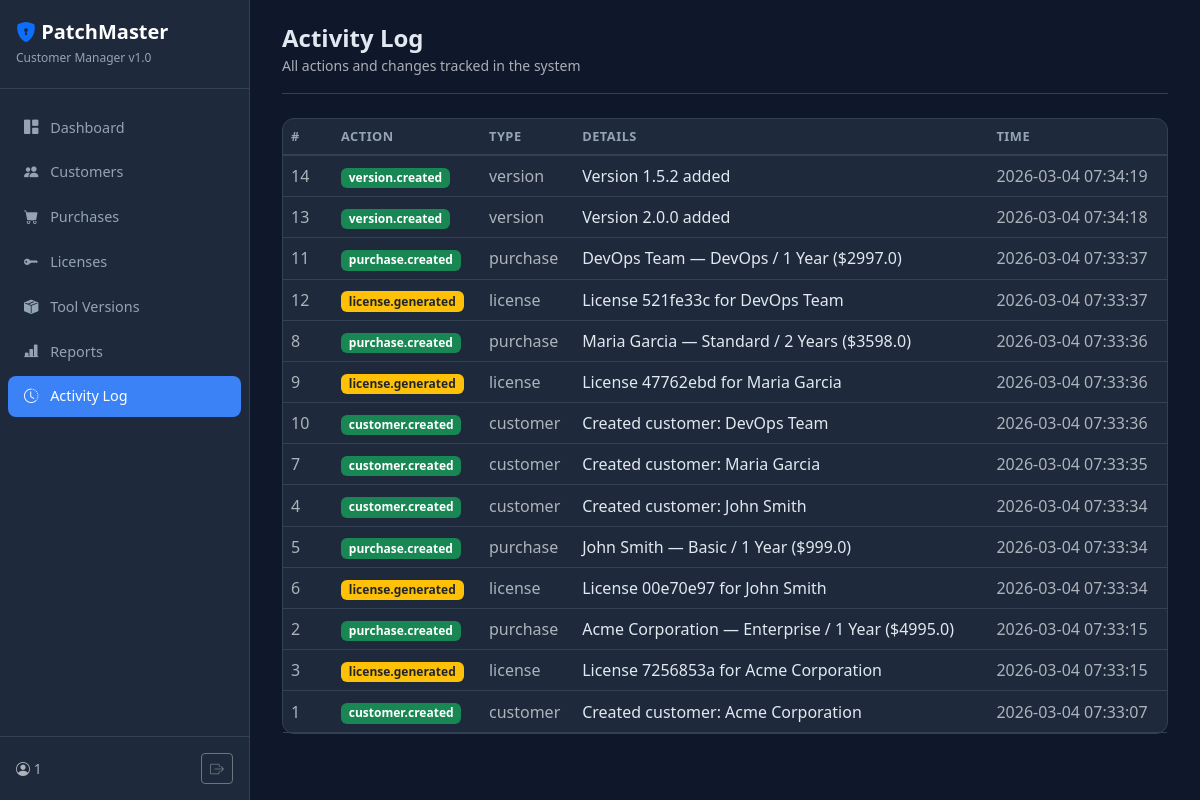
/activity (signed in), run on the app's committed database.
### tables this page shows
CREATE TABLE activity_log (
            id          INTEGER PRIMARY KEY AUTOINCREMENT,
            action      TEXT    NOT NULL,
            entity_type TEXT    NOT NULL DEFAULT '',
            entity_id   INTEGER,
            details     TEXT    NOT NULL DEFAULT '',
            created_at  TEXT    NOT NULL DEFAULT (datetime('now'))
        );

### app.py (the view)
@app.route("/activity")
@login_required
def activity_log():
    db = get_db()
    logs = db.execute("SELECT * FROM activity_log ORDER BY created_at DESC LIMIT 200").fetchall()
    return render_template("activity.html", logs=logs)

### app.py (called while the page is built)
def get_db():
    if "db" not in g:
        g.db = sqlite3.connect(DB_PATH)
        g.db.row_factory = sqlite3.Row
        g.db.execute("PRAGMA journal_mode=WAL")
        g.db.execute("PRAGMA foreign_keys=ON")
    return g.db

@app.context_processor
def inject_now():
    return {"now": datetime.utcnow().strftime("%Y-%m-%dT%H:%M:%SZ")}

def login_required(f):
    @wraps(f)
    def decorated(*args, **kwargs):
        if not session.get("logged_in"):
            return redirect(url_for("login"))
        return f(*args, **kwargs)
    return decorated

### templates/activity.html (shortened to what this page needs)
{% extends "base.html" %}
{% block content %}
<div class="topbar">
  <div>
    <h4 class="mb-0 fw-bold">Activity Log</h4>
    <small class="text-muted">All actions and changes tracked in the system</small>
  </div>
</div>
{% if logs %}
<div class="card-dark">
  <div class="table-responsive">
    <table class="table table-dark-custom table-hover mb-0">
      <thead>
        <tr><th style="width:50px">#</th><th>Action</th><th>Type</th><th>Details</th><th>Time</th></tr>
      </thead>
      <tbody>
        {% for log in logs %}
        <tr>
          <td class="text-muted">{{ log['id'] }}</td>
          <td>
            <span class="badge
              {% if 'created' in log['action'] %}bg-success
              {% elif 'revoked' in log['action'] %}bg-danger
              {% elif 'updated' in log['action'] %}bg-primary
              {% elif 'generated' in log['action'] %}bg-warning text-dark
              {% elif 'regenerated' in log['action'] %}bg-info text-dark
              {% else %}bg-secondary{% endif %}">
              {{ log['action'] }}
            </span>
          </td>
          <td class="text-muted">{{ log['entity_type'] }}</td>
          <td>{{ log['details'] }}</td>
          <td class="text-muted" style="white-space:nowrap">{{ log['created_at'] }}</td>
        </tr>
        {% endfor %}
      </tbody>
    </table>
  </div>
</div>
{% else %}
<div class="empty-state">
  <i class="bi bi-clock-history"></i>
  <h5>No activity yet</h5>
  <p class="text-muted">Actions will be logged as you use the system.</p>
</div>
{% endif %}
{% endblock %}

### templates/base.html (style rules this page uses)
:root { --pm-blue: #3b82f6; --pm-green: #22c55e; --pm-red: #ef4444; --pm-yellow: #f59e0b; --pm-purple: #a855f7; }
body { background: #0f172a; color: #e2e8f0; font-family: 'Segoe UI', system-ui, sans-serif; }
.topbar { display: flex; justify-content: space-between; align-items: center; margin-bottom: 1.5rem; padding-bottom: 1rem; border-bottom: 1px solid #334155; }
.card-dark { background: #1e293b; border: 1px solid #334155; border-radius: 12px; }
.table-dark-custom { --bs-table-bg: transparent; --bs-table-border-color: #334155; }
.table-dark-custom th { color: #94a3b8; font-weight: 600; font-size: 0.8rem; text-transform: uppercase; letter-spacing: 0.5px; border-bottom-width: 2px; }
.table-dark-custom td { color: #e2e8f0; vertical-align: middle; }

### data on the page
activity_log: id "14", action "version.created", entity_type "version", details "Version 1.5.2 added", created_at "2026-03-04 07:34:19"
activity_log: id "13", action "version.created", entity_type "version", details "Version 2.0.0 added", created_at "2026-03-04 07:34:18"
activity_log: id "11", action "purchase.created", entity_type "purchase", details "DevOps Team — DevOps / 1 Year ($2997.0)", created_at "2026-03-04 07:33:37"
activity_log: id "12", action "license.generated", entity_type "license", details "License 521fe33c for DevOps Team", created_at "2026-03-04 07:33:37"
activity_log: id "8", action "purchase.created", entity_type "purchase", details "Maria Garcia — Standard / 2 Years ($3598.0)", created_at "2026-03-04 07:33:36"
activity_log: id "9", action "license.generated", entity_type "license", details "License 47762ebd for Maria Garcia", created_at "2026-03-04 07:33:36"
activity_log: id "10", action "customer.created", entity_type "customer", details "Created customer: DevOps Team", created_at "2026-03-04 07:33:36"
activity_log: id "7", action "customer.created", entity_type "customer", details "Created customer: Maria Garcia", created_at "2026-03-04 07:33:35"
activity_log: id "4", action "customer.created", entity_type "customer", details "Created customer: John Smith", created_at "2026-03-04 07:33:34"
activity_log: id "5", action "purchase.created", entity_type "purchase", details "John Smith — Basic / 1 Year ($999.0)", created_at "2026-03-04 07:33:34"
activity_log: id "6", action "license.generated", entity_type "license", details "License 00e70e97 for John Smith", created_at "2026-03-04 07:33:34"
activity_log: id "2", action "purchase.created", entity_type "purchase", details "Acme Corporation — Enterprise / 1 Year ($4995.0)", created_at "2026-03-04 07:33:15"
activity_log: id "3", action "license.generated", entity_type "license", details "License 7256853a for Acme Corporation", created_at "2026-03-04 07:33:15"
activity_log: id "1", action "customer.created", entity_type "customer", details "Created customer: Acme Corporation", created_at "2026-03-04 07:33:07"

### other printed values
{{ session.get('user', 'admin') }} "1"
